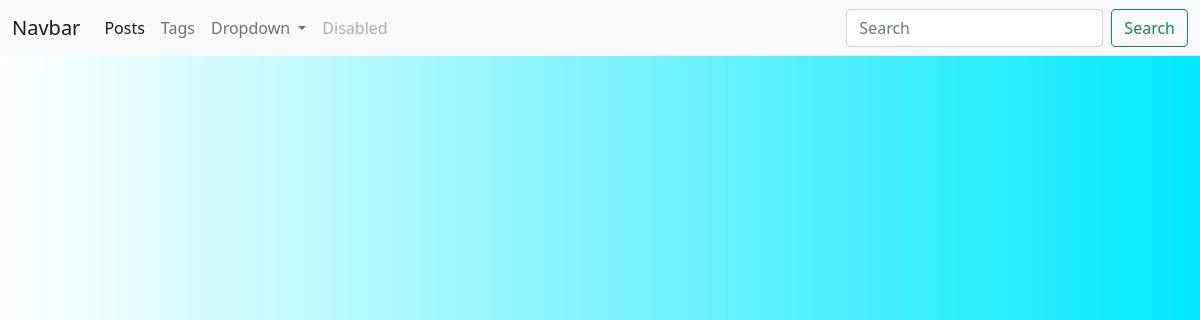
The page /blog/ on the database as committed earlier.
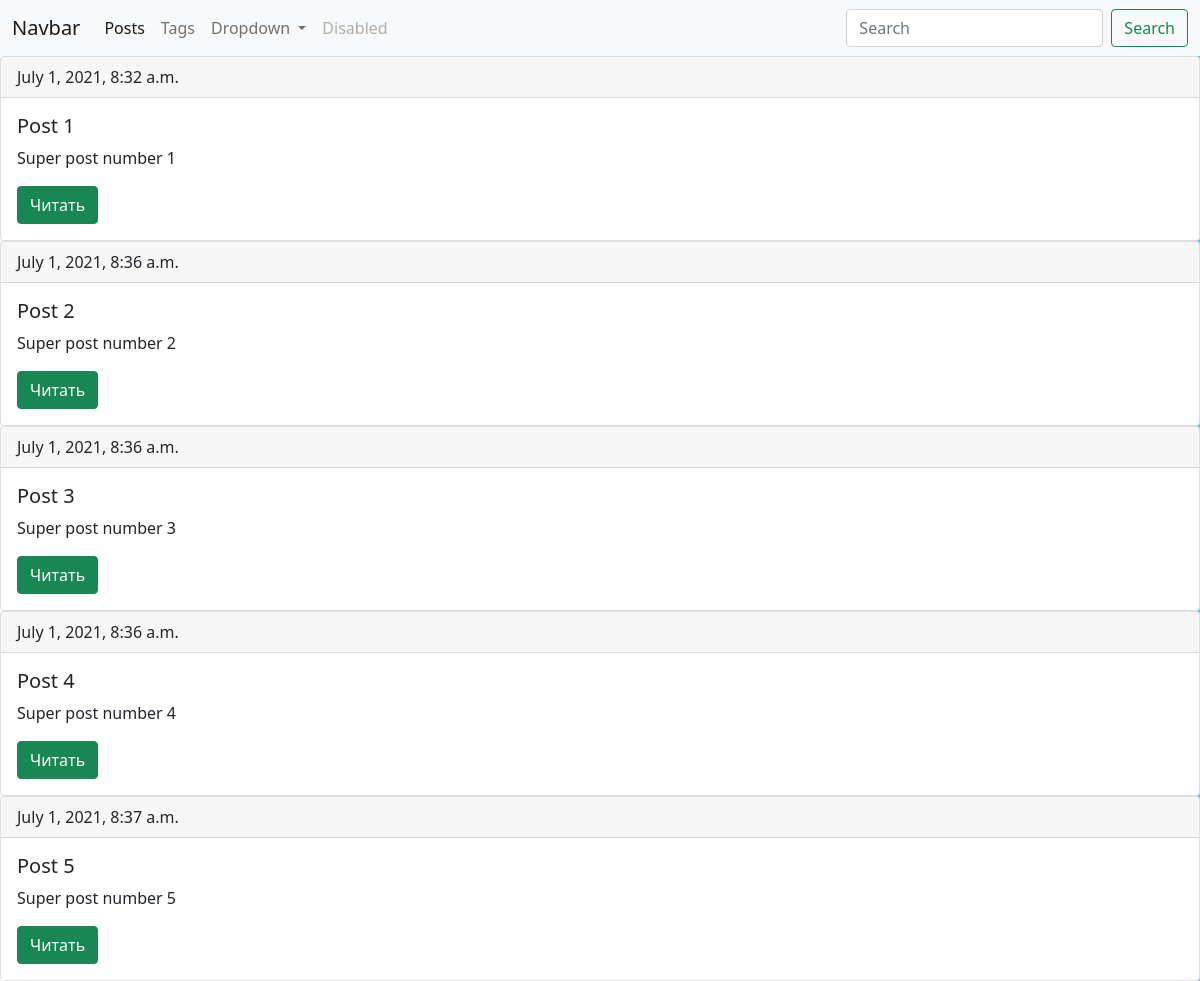
The same page on the database as committed later.
### blog/models.py (models this page shows)
class Post(models.Model):
    title = models.CharField(max_length=100, db_index=True)
    body = models.TextField(blank=True, db_index=True)
    date_pub = models.DateTimeField(auto_now_add=True)
    tags = models.ManyToManyField('Tag', blank=True, related_name='posts')
    slug = models.SlugField(max_length=100, unique=True)
    def get_absoluter_url(self):
        return reverse('post_detail_url', kwargs={'slug': self.slug})

### blog/views.py (the view)
# urls.py: path('', hello, name='blog_url'),
def hello(request):
    posts = Post.objects.all()
    return render(request, "blog/index.html", context={"posts":posts})

### blog/templates/blog/index.html (shortened to what this page needs)
{% extends 'blog/base_blog.html' %}
{% block content %}
    {% for post in posts %}
    <div class="card">
        <div class="card-header">
          {{ post.date_pub }}
        </div>
        <div class="card-body">
          <h5 class="card-title">{{ post.title }}</h5>
          <p class="card-text">{{ post.body|truncatewords:15 }}</p>
          <a href="{{ post.get_absoluter_url }}" class="btn btn-success">Читать</a>
        </div>
      </div>
    {% endfor %}
{% endblock %}

### blog/templates/blog/base_blog.html (shortened to what this page needs)
<!DOCTYPE html>
{% load static %}
<html lang="en">
<head>
    <link href="https://cdn.jsdelivr.net/npm/bootstrap@5.0.2/dist/css/bootstrap.min.css" rel="stylesheet">
    <link rel="stylesheet" href='{% static "blog/css/styles.css" %}'>
</head>
<body>
    <nav class="navbar navbar-expand-lg navbar-light bg-light">
        <div class="container-fluid">
          <a class="navbar-brand" href="#">Navbar</a>
          <div class="collapse navbar-collapse" id="navbarSupportedContent">
            <ul class="navbar-nav me-auto mb-2 mb-lg-0">
              <li class="nav-item">
                <a class="nav-link active" aria-current="page" href="{% url 'blog_url' %}">Posts</a>
              </li>
              <li class="nav-item">
                <a class="nav-link" href="{% url 'tags_list_url' %}">Tags</a>
              </li>
              <li class="nav-item dropdown">
                <a class="nav-link dropdown-toggle" href="#" id="navbarDropdown" role="button" data-bs-toggle="dropdown" aria-expanded="false">
                  Dropdown
                </a>
              </li>
              <li class="nav-item">
                <a class="nav-link disabled" href="#" tabindex="-1" aria-disabled="true">Disabled</a>
              </li>
            </ul>
            <form class="d-flex">
              <input class="form-control me-2" type="search" placeholder="Search" aria-label="Search">
              <button class="btn btn-outline-success" type="submit">Search</button>
            </form>
          </div>
        </div>
      </nav>
    {% block content %}
    {% endblock %}
</body>
</html>

### blog/static/blog/css/styles.css (style rules this page uses)
body { background: -webkit-linear-gradient(180deg, rgb(0, 233, 255), rgb(255, 255, 255)); background: -moz-linear-gradient(180deg, rgb(0, 233, 255), rgb(255, 255, 255)); }

Rows that differ between the two databases and show on the page:
added Post: date_pub "July 1, 2021, 8:32 a.m.", title "Post 1", body "Super post number 1"
added Post: date_pub "July 1, 2021, 8:36 a.m.", title "Post 2", body "Super post number 2"
added Post: date_pub "July 1, 2021, 8:36 a.m.", title "Post 3", body "Super post number 3"
added Post: date_pub "July 1, 2021, 8:36 a.m.", title "Post 4", body "Super post number 4"
added Post: date_pub "July 1, 2021, 8:37 a.m.", title "Post 5", body "Super post number 5"
